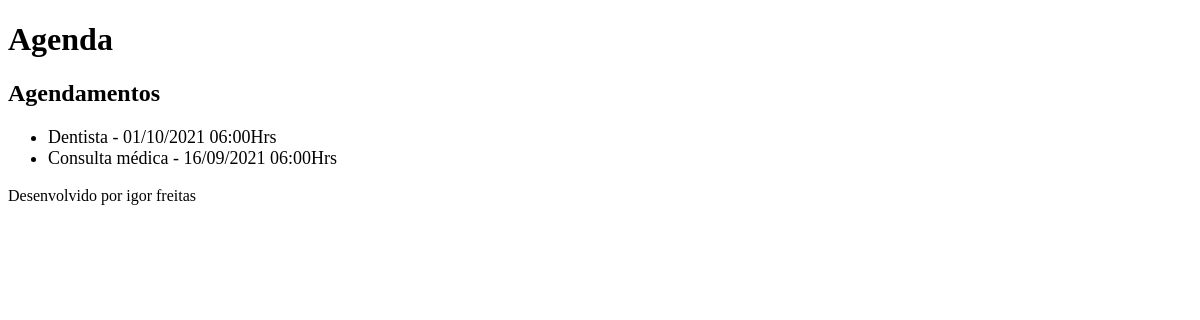
/agenda/, run on an earlier commit of the app's database.
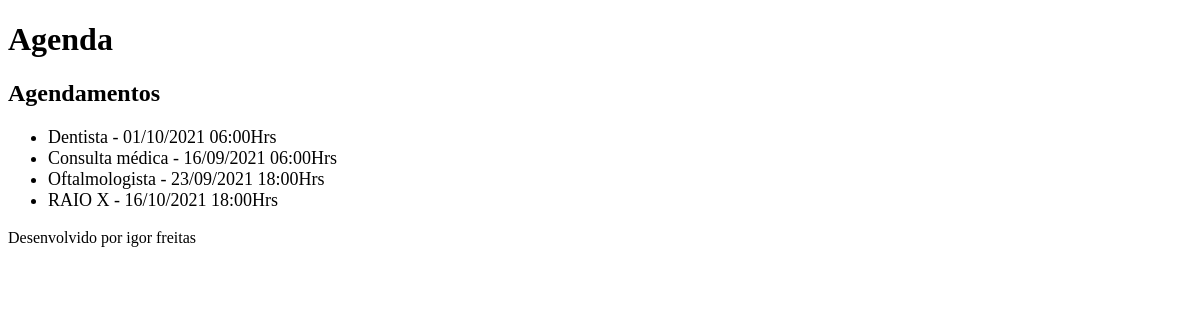
And on a later commit of the database.
### core/models.py (models this page shows, shortened)
class Evento(models.Model):
    titulo = models.CharField(max_length=100)
    descricao = models.TextField(blank=True, null=True)
    data_evento = models.DateTimeField(verbose_name='Data do Evento')
    data_criacao = models.DateTimeField(auto_now=True)
    usuario = models.ForeignKey(User, on_delete=models.CASCADE)
    local = models.CharField(max_length=100)
    class Meta:
        db_table = 'evento'
    def get_data_evento(self):
        return self.data_evento.strftime('%d/%m/%Y %H:%MHrs' )

### core/views.py (the view)
# urls.py: path('agenda/', views.Lista_eventos ),
def Lista_eventos(request):
    evento = Evento.objects.all()
    dados = {'eventos':evento}
    return render(request, 'agenda.html', dados)

### templates/agenda.html
{% extends "model-page.html" %}
{% block content %}
    <h2>Agendamentos</h2>
    <ul style="font-size: 18px">
        {% for evento in eventos %}
            <li>{{ evento.titulo }} - {{ evento.get_data_evento }}</li>
        {% endfor %}
    </ul>
{% endblock %}

### templates/model-page.html
<!DOCTYPE html>
<html lang="pt-br">
<head>
        {% include "model-header.html" %}
</head>
<body>
    {% block content %}  {% endblock %}
    {% include "model-footer.html" %}
</body>
</html>

### templates/model-header.html (shortened to what this page needs)
    <h1>Agenda</h1>

### templates/model-footer.html
<footer>
    <p> Desenvolvido por igor freitas</p>
</footer>

What changed in the data, as far as the page shows it:
added Evento: titulo "Oftalmologista", get_data_evento "23/09/2021 18:00Hrs"
added Evento: titulo "RAIO X", get_data_evento "16/10/2021 18:00Hrs"
